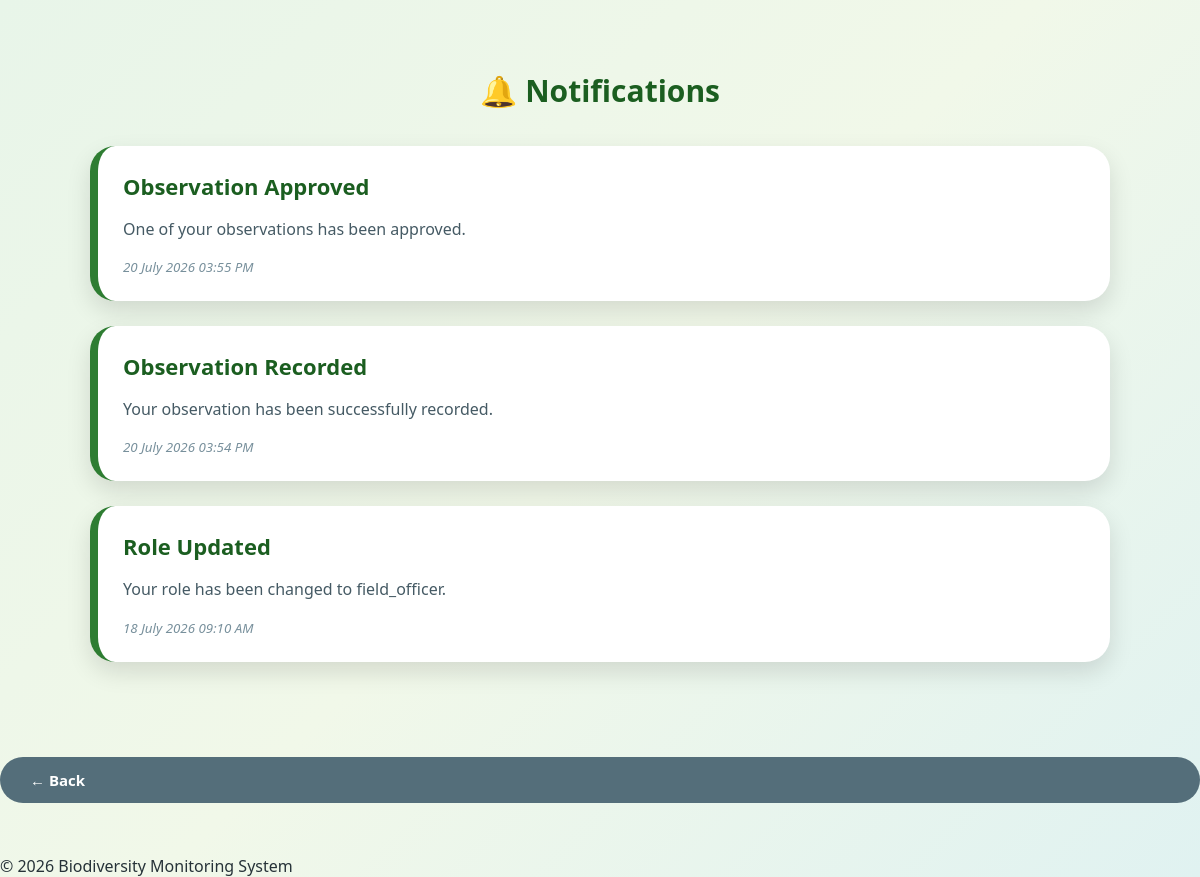
The page /notifications (signed in) on the database as committed earlier.
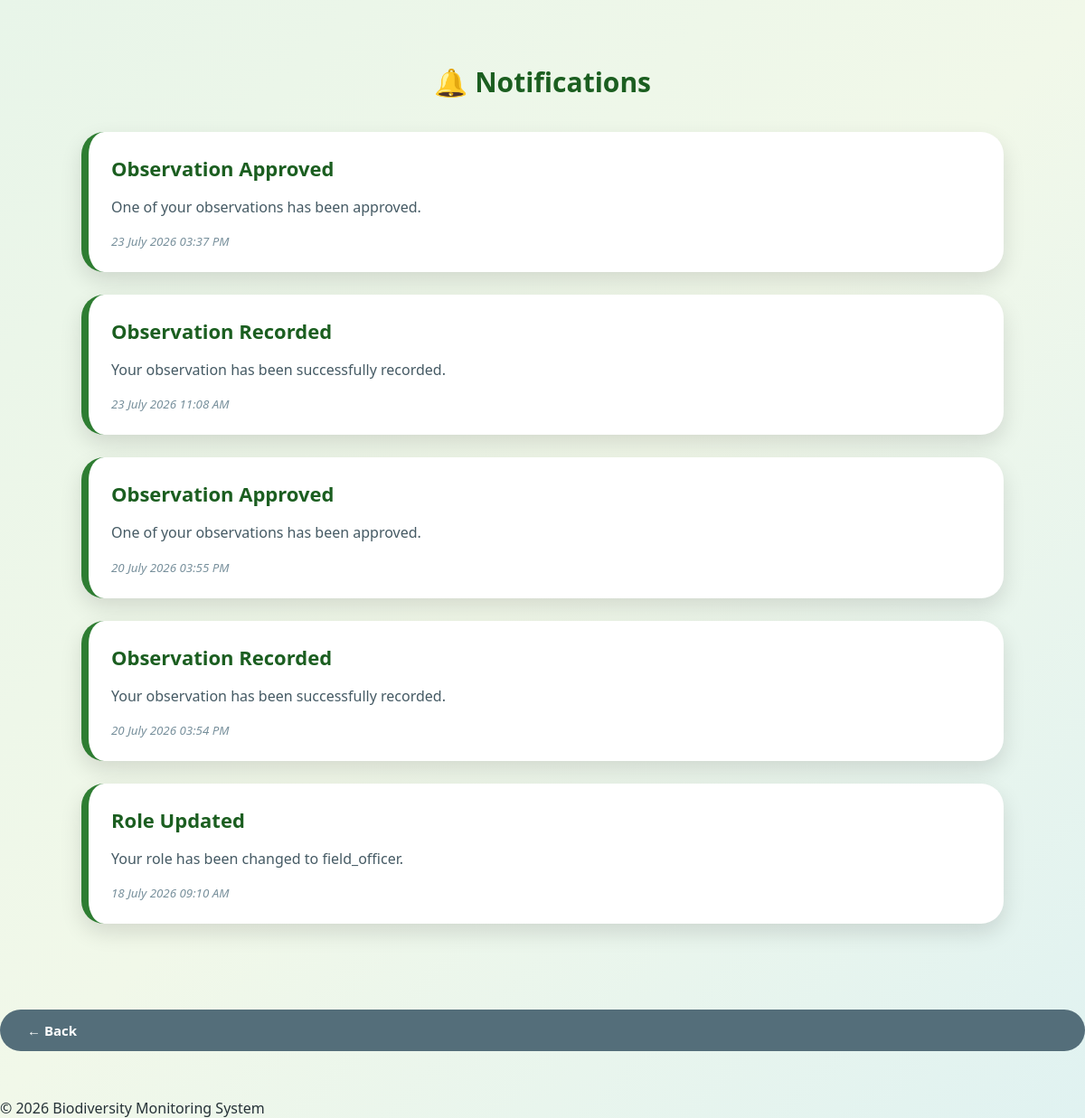
The same page on the database as committed later.
### models.py (models this page shows)
class Notification(db.Model):
    __tablename__ = "notification"
    id = db.Column(db.Integer, primary_key=True)
    user_id = db.Column(db.Integer, db.ForeignKey("details.id"), nullable=True)
    role = db.Column(db.String(30), nullable=False)
    title = db.Column(db.String(150), nullable=False)
    message = db.Column(db.Text, nullable=False)
    notification_type = db.Column( db.String(20), default="Info")
    is_read = db.Column(db.Boolean, default=False)
    created_at = db.Column( db.DateTime, default=lambda: datetime.now(timezone.utc))

### app.py (the view)
@app.route("/notifications")
@login_required
def notifications():
    notifications = Notification.query.filter((Notification.role == session["role"]) |(Notification.user_id == session["user_id"]) ).order_by(Notification.created_at.desc()).all()
    return render_template("notifications.html", notifications=notifications)

### app.py (called while the page is built)
def login_required(f):
    @wraps(f)
    def decorated_function(*args, **kwargs):
        if 'user_id' not in session:
            return redirect(url_for('login'))
        return f(*args, **kwargs)
    return decorated_function

### templates/notifications.html (shortened to what this page needs)
{% extends "base.html" %}
{% block css %}
<link rel="stylesheet" href="{{ url_for('static', filename='adminstyle.css') }}">
{% endblock %}
{% block content %}
<div class="notification-container">
<h2>🔔 Notifications</h2>
{% if notifications %}
{% for n in notifications %}
<div class="notification-card">
<h5>{{ n.title }}</h5>
<p>
{{ n.message }}
</p>
<small>
{{ n.created_at.strftime('%d %B %Y %I:%M %p') }}
</small>
</div>
{% endfor %}
{% else %}
<div class="alert">
No notifications available.
</div>
{% endif %}
</div>
<a href="{{ url_for('back') }}" class="back-btn">
← Back
</a>
{% endblock %}

Rows that differ between the two databases and show on the page:
added Notification: title "Observation Approved", message "One of your observations has been approved.", created_at "23 July 2026 03:37 PM"
added Notification: title "Observation Recorded", message "Your observation has been successfully recorded.", created_at "23 July 2026 11:08 AM"
